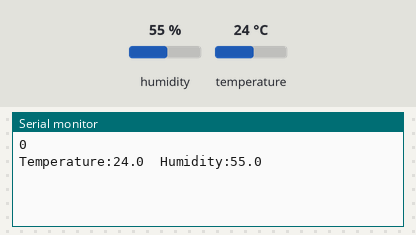
This sketch was run on a simulated ESP32. Parts: the last lines printed to the serial monitor. Inputs (shaded band) come from the test bench; at power-on: humidity 55 %, temperature 24 °C. WiFi joins after 1.5 s; servers stay silent unless stated.

Above: at 3.0 s.
3.1 s: humidity set to 22 %
At 4.4 s:
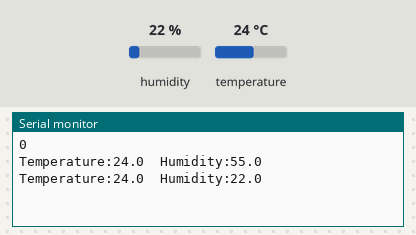
4.6 s: temperature set to 12 °C
6.1 s: humidity set to 40 %
At 6.5 s:
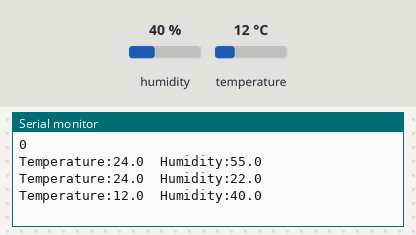
Timing chart, 0 to 9.1 s (numbered marks = the images above; inputs shaded):
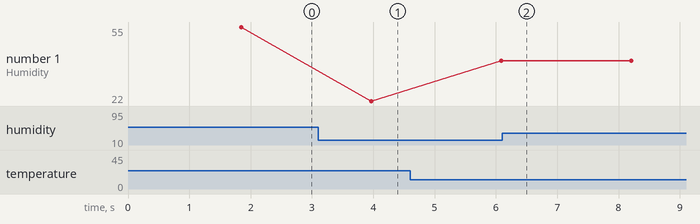

The sketch:

sensor_sht30_blynk.ino
```cpp
#define BLYNK_TEMPLATE_ID "XXXXXXXX"
#define BLYNK_DEVICE_NAME "XXXXXXXXXXXX"
#define BLYNK_AUTH_TOKEN "XXXXXXXXXXXXXXXXXX"
#define BLYNK_PRINT Serial

#include <SPI.h>
#include "Wire.h"
#include "SHT31.h"

#include <WiFi.h>
#include <WiFiClient.h>
#include <BlynkSimpleEsp32.h>

uint32_t start;
uint32_t stop;

SHT31 sht;

char auth[] = BLYNK_AUTH_TOKEN;
char ssid[] = "XXXXXX"; //nama wifi
char pass[] = "XXXXXX"; //password wifi

BlynkTimer timer;


void myTimerEvent()
{
  Blynk.virtualWrite(V5, millis() / 1000);
}

void setup()
{
  Blynk.begin(auth, ssid, pass);
  Serial.begin(115200);
  Wire.begin();

  sht.begin(0x44);    //Sensor I2C Address

  Wire.setClock(100000);
  uint16_t stat = sht.readStatus();
  Serial.print(stat, HEX);
  Serial.println();
}

void loop()
{
  Blynk.run();
  timer.run();
  sht.read();

  Serial.print("Temperature:");
  Serial.print(sht.getTemperature(), 1);
  Serial.print("\t");
  Serial.print("Humidity:");
  Serial.println(sht.getHumidity(), 1);
  delay(1000 );

  Blynk.virtualWrite(V1,sht.getTemperature());
  Blynk.virtualWrite(V2, sht.getHumidity());
  delay(1000);

}
```

Measured:
- after the input at 3.1 s, the serial monitor: prints a new line after 0.87 s (image 1)
- plotted number 1: 55 → 22 after the input at 3.1 s, 22 → 40 after the input at 4.6 s
